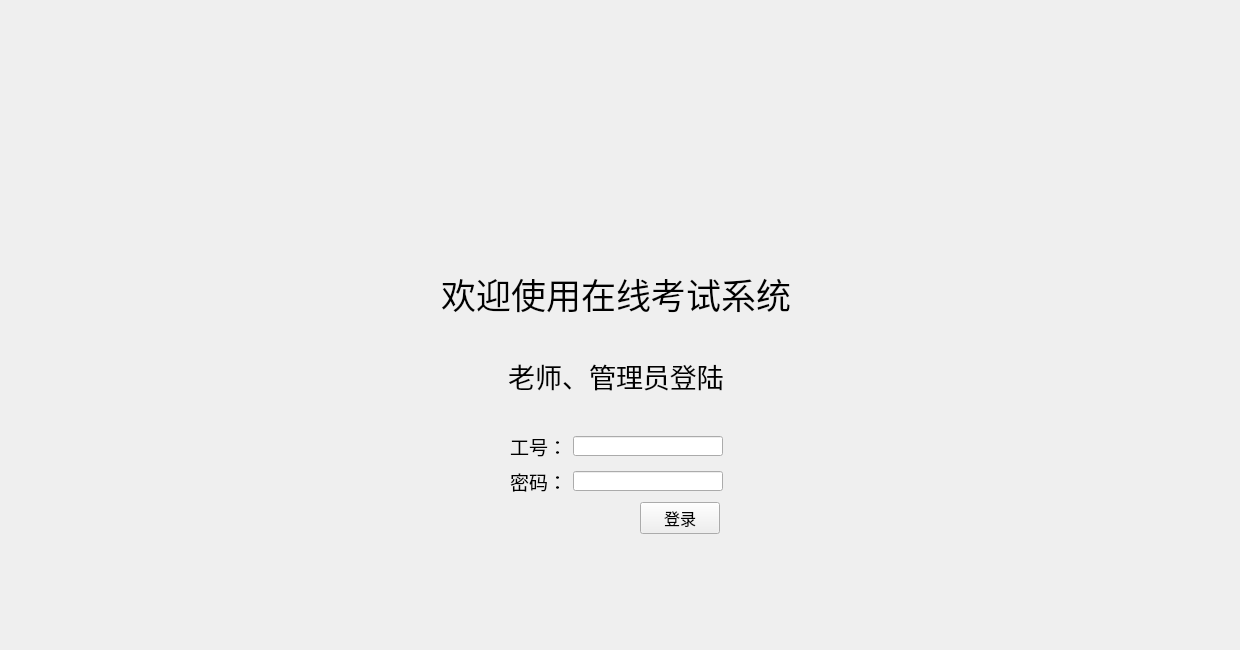
<?xml version="1.0" encoding="UTF-8"?>
<ui version="4.0">
 <class>LoginUI</class>
 <widget class="QWidget" name="LoginUI">
  <property name="geometry">
   <rect>
    <x>0</x>
    <y>0</y>
    <width>1240</width>
    <height>650</height>
   </rect>
  </property>
  <property name="sizePolicy">
   <sizepolicy hsizetype="Fixed" vsizetype="Fixed">
    <horstretch>0</horstretch>
    <verstretch>0</verstretch>
   </sizepolicy>
  </property>
  <property name="minimumSize">
   <size>
    <width>1240</width>
    <height>650</height>
   </size>
  </property>
  <property name="maximumSize">
   <size>
    <width>1240</width>
    <height>650</height>
   </size>
  </property>
  <property name="font">
   <font>
    <family>微软雅黑</family>
    <pointsize>14</pointsize>
   </font>
  </property>
  <property name="windowTitle">
   <string>Login</string>
  </property>
  <widget class="QWidget" name="layoutWidget">
   <property name="geometry">
    <rect>
     <x>10</x>
     <y>10</y>
     <width>1211</width>
     <height>561</height>
    </rect>
   </property>
   <layout class="QGridLayout" name="gridLayout">
    <item row="0" column="1">
     <layout class="QVBoxLayout" name="verticalLayout_2">
      <item>
       <layout class="QHBoxLayout" name="horizontalLayout_4">
        <item>
         <widget class="QLabel" name="label_logo">
          <property name="minimumSize">
           <size>
            <width>228</width>
            <height>252</height>
           </size>
          </property>
          <property name="maximumSize">
           <size>
            <width>228</width>
            <height>250</height>
           </size>
          </property>
          <property name="text">
           <string/>
          </property>
          <property name="pixmap">
           <pixmap resource="res.qrc">:/res/logo.png</pixmap>
          </property>
         </widget>
        </item>
       </layout>
      </item>
      <item>
       <widget class="QLabel" name="label">
        <property name="font">
         <font>
          <family>微软雅黑</family>
          <pointsize>26</pointsize>
         </font>
        </property>
        <property name="text">
         <string>欢迎使用在线考试系统</string>
        </property>
        <property name="alignment">
         <set>Qt::AlignCenter</set>
        </property>
       </widget>
      </item>
      <item>
       <widget class="QLabel" name="label_title">
        <property name="minimumSize">
         <size>
          <width>800</width>
          <height>100</height>
         </size>
        </property>
        <property name="maximumSize">
         <size>
          <width>16777215</width>
          <height>100</height>
         </size>
        </property>
        <property name="font">
         <font>
          <family>微软雅黑</family>
          <pointsize>20</pointsize>
         </font>
        </property>
        <property name="text">
         <string>老师、管理员登陆</string>
        </property>
        <property name="alignment">
         <set>Qt::AlignCenter</set>
        </property>
       </widget>
      </item>
     </layout>
    </item>
    <item row="1" column="0">
     <spacer name="horizontalSpacer">
      <property name="orientation">
       <enum>Qt::Horizontal</enum>
      </property>
      <property name="sizeHint" stdset="0">
       <size>
        <width>40</width>
        <height>20</height>
       </size>
      </property>
     </spacer>
    </item>
    <item row="1" column="1">
     <layout class="QHBoxLayout" name="horizontalLayout_5">
      <item>
       <spacer name="horizontalSpacer_3">
        <property name="orientation">
         <enum>Qt::Horizontal</enum>
        </property>
        <property name="sizeHint" stdset="0">
         <size>
          <width>40</width>
          <height>20</height>
         </size>
        </property>
       </spacer>
      </item>
      <item>
       <layout class="QVBoxLayout" name="verticalLayout">
        <item>
         <layout class="QHBoxLayout" name="horizontalLayout">
          <item>
           <spacer name="horizontalSpacer_5">
            <property name="orientation">
             <enum>Qt::Horizontal</enum>
            </property>
            <property name="sizeHint" stdset="0">
             <size>
              <width>40</width>
              <height>20</height>
             </size>
            </property>
           </spacer>
          </item>
          <item>
           <widget class="QLabel" name="label_ID">
            <property name="maximumSize">
             <size>
              <width>100</width>
              <height>50</height>
             </size>
            </property>
            <property name="text">
             <string>工号：</string>
            </property>
           </widget>
          </item>
          <item>
           <widget class="QLineEdit" name="lineEdit_ID">
            <property name="minimumSize">
             <size>
              <width>150</width>
              <height>20</height>
             </size>
            </property>
            <property name="maximumSize">
             <size>
              <width>150</width>
              <height>20</height>
             </size>
            </property>
           </widget>
          </item>
          <item>
           <spacer name="horizontalSpacer_7">
            <property name="orientation">
             <enum>Qt::Horizontal</enum>
            </property>
            <property name="sizeHint" stdset="0">
             <size>
              <width>40</width>
              <height>20</height>
             </size>
            </property>
           </spacer>
          </item>
         </layout>
        </item>
        <item>
         <layout class="QHBoxLayout" name="horizontalLayout_2">
          <item>
           <spacer name="horizontalSpacer_6">
            <property name="orientation">
             <enum>Qt::Horizontal</enum>
            </property>
            <property name="sizeHint" stdset="0">
             <size>
              <width>40</width>
              <height>20</height>
             </size>
            </property>
           </spacer>
          </item>
          <item>
           <widget class="QLabel" name="label_id_PW">
            <property name="text">
             <string>密码：</string>
            </property>
           </widget>
          </item>
          <item>
           <widget class="QLineEdit" name="lineEdit_PW">
            <property name="minimumSize">
             <size>
              <width>150</width>
              <height>20</height>
             </size>
            </property>
            <property name="maximumSize">
             <size>
              <width>150</width>
              <height>20</height>
             </size>
            </property>
            <property name="echoMode">
             <enum>QLineEdit::Password</enum>
            </property>
           </widget>
          </item>
          <item>
           <spacer name="horizontalSpacer_8">
            <property name="orientation">
             <enum>Qt::Horizontal</enum>
            </property>
            <property name="sizeHint" stdset="0">
             <size>
              <width>40</width>
              <height>20</height>
             </size>
            </property>
           </spacer>
          </item>
         </layout>
        </item>
        <item>
         <layout class="QHBoxLayout" name="horizontalLayout_3">
          <item>
           <spacer name="horizontalSpacer_9">
            <property name="orientation">
             <enum>Qt::Horizontal</enum>
            </property>
            <property name="sizeType">
             <enum>QSizePolicy::Expanding</enum>
            </property>
            <property name="sizeHint" stdset="0">
             <size>
              <width>200</width>
              <height>20</height>
             </size>
            </property>
           </spacer>
          </item>
          <item>
           <widget class="QPushButton" name="pushButton_login">
            <property name="minimumSize">
             <size>
              <width>80</width>
              <height>0</height>
             </size>
            </property>
            <property name="maximumSize">
             <size>
              <width>150</width>
              <height>50</height>
             </size>
            </property>
            <property name="font">
             <font>
              <family>Sans</family>
              <pointsize>12</pointsize>
             </font>
            </property>
            <property name="text">
             <string>登录</string>
            </property>
           </widget>
          </item>
          <item>
           <spacer name="horizontalSpacer_10">
            <property name="orientation">
             <enum>Qt::Horizontal</enum>
            </property>
            <property name="sizeType">
             <enum>QSizePolicy::Fixed</enum>
            </property>
            <property name="sizeHint" stdset="0">
             <size>
              <width>73</width>
              <height>20</height>
             </size>
            </property>
           </spacer>
          </item>
         </layout>
        </item>
       </layout>
      </item>
      <item>
       <spacer name="horizontalSpacer_4">
        <property name="orientation">
         <enum>Qt::Horizontal</enum>
        </property>
        <property name="sizeHint" stdset="0">
         <size>
          <width>40</width>
          <height>20</height>
         </size>
        </property>
       </spacer>
      </item>
     </layout>
    </item>
    <item row="1" column="2">
     <spacer name="horizontalSpacer_2">
      <property name="orientation">
       <enum>Qt::Horizontal</enum>
      </property>
      <property name="sizeHint" stdset="0">
       <size>
        <width>40</width>
        <height>20</height>
       </size>
      </property>
     </spacer>
    </item>
    <item row="2" column="1">
     <spacer name="verticalSpacer">
      <property name="orientation">
       <enum>Qt::Vertical</enum>
      </property>
      <property name="sizeHint" stdset="0">
       <size>
        <width>20</width>
        <height>40</height>
       </size>
      </property>
     </spacer>
    </item>
   </layout>
  </widget>
 </widget>
 <resources>
  <include location="res.qrc"/>
 </resources>
 <connections/>
</ui>
